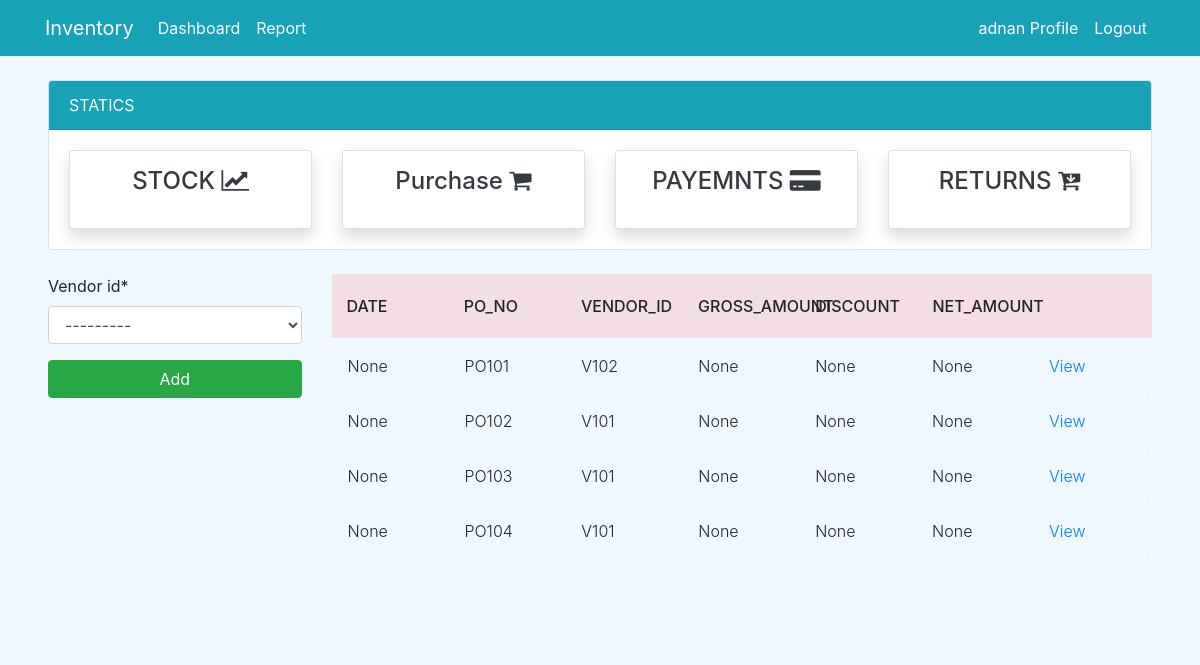
Before: /purchase/ (signed in) with the older database file.
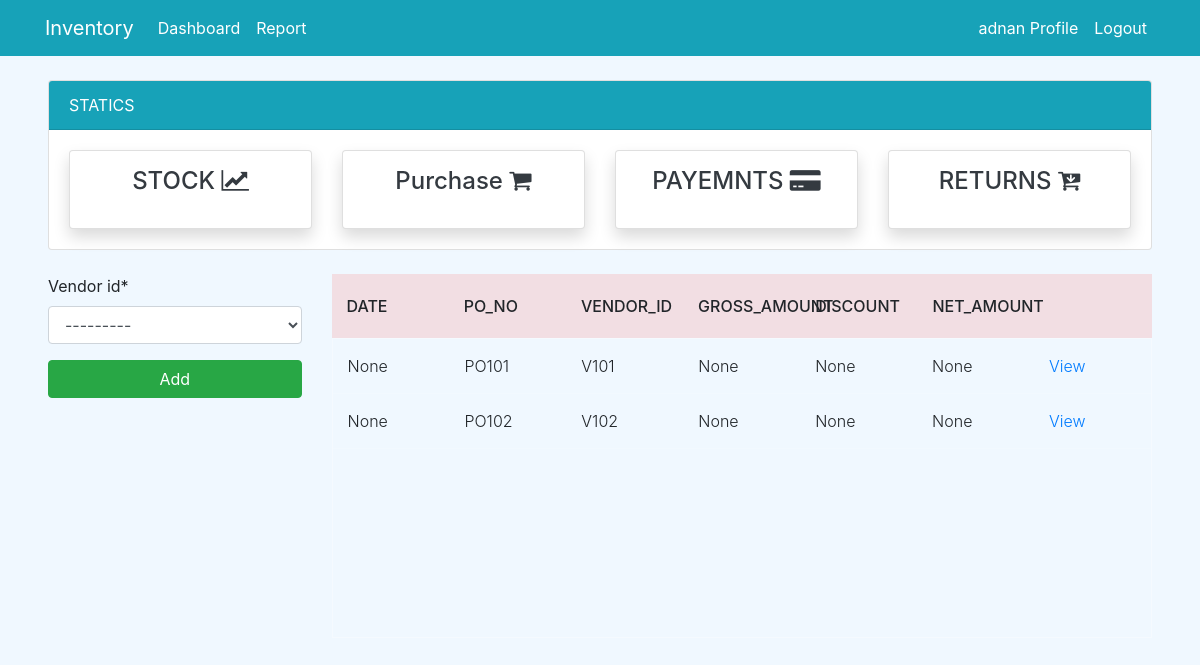
After: the same page with the newer database file.
### dashboard/models.py (models this page shows, shortened)
class PurchaseOrder(models.Model):
    date = models.DateField(null=True)
    po_no = models.IntegerField(null=True)
    po_number = models.CharField(max_length=100, null=True, unique=True)
    vendor_id = models.ForeignKey(Vendor, on_delete=models.CASCADE,null=True)
    gross_amount = models.IntegerField(null=True)
    discount = models.IntegerField(null=True)
    net_amount = models.IntegerField(null=True)

class Vendor(models.Model):
    vendor_no = models.IntegerField(null=True)
    vendor_id = models.CharField(max_length=100, null=True, unique=True)
    vendor_name = models.CharField(max_length=100, null=True)
    vendor_address = models.CharField(max_length=200, null=True)
    vendor_mobile = models.CharField(max_length=15,null=True)
    def __str__(self):
            return self.vendor_id

### dashboard/views.py (the view)
# urls.py: path('purchase/',views.purchase,name='purchase'),
@login_required
def purchase(request):
    vendors = Vendor.objects.all()
    purchase_orders = PurchaseOrder.objects.all()
    po_n = 101 if PurchaseOrder.objects.count() == 0 else PurchaseOrder.objects.aggregate(max=Max('po_no'))["max"] + 1
    if request.method == 'POST':
        form = PurchaseOrderForm(request.POST)
        ven = request.POST.get('vendor_id')
        ven1 = vendors.get(id=ven)
        if form.is_valid():
            PurchaseOrder(po_no=po_n,po_number=(f'{"PO"}{po_n}'),vendor_id=ven1).save()
            po = (f'{"PO"}{po_n}')
            ven2 = purchase_orders.values('po_number').filter(po_number=po)[0]['po_number']
            return redirect("purchase_add" ,ven2)
    else:
        form = PurchaseOrderForm
    context = {
        'purchase_orders' : purchase_orders,
        'form' : form,
    }
    return render(request, 'purchase/purchase_orders.html',context)

### templates/purchase/purchase_orders.html (shortened to what this page needs)
{% extends 'partial/base.html' %}
{% load crispy_forms_tags %}
{% block content %}
{% if user.is_authenticated and user.is_superuser %}
{% else %}
{% include 'partial/topnav_staff.html'%}
<div class="mx-5">
    <div class="row my-4">
        <div class="col-md-3">
            <form method = "POST">
                {{form|crispy}}
                <input class="btn btn-success btn-block" data-backdrop="static" type="submit" value="Add">
            </form>
        </div>
        <div class="col-md-9">
            <div class="tbl-header">
                <table cellpadding="0" cellspacing="0" border="0">
                  <thead>
                    <tr>
                      <th scope="col">Date</th>
                      <th scope="col">PO_NO</th>
                      <th scope="col">Vendor_id</th>
                      <th scope="col">Gross_amount</th>
                      <th scope="col">Discount</th>
                      <th scope="col">Net_Amount</th>
                      <th scope="col"></th>
                    </tr>
                  </thead>
                </table>
              </div>
              <div class="tbl-content">
                <table cellpadding="0" cellspacing="0" border="0">
                  <tbody>
                    {% for purchase_order in purchase_orders %}
                      <tr>
                        <td>{{ purchase_order.date }}</td>
                        <td>{{ purchase_order.po_number }}</td>
                        <td>{{ purchase_order.vendor_id }}</td>
                        <td>{{ purchase_order.gross_amount }}</td>
                        <td>{{ purchase_order.discount }}</td>
                        <td>{{ purchase_order.net_amount }}</td>
                        <td><a href="{% url 'purchase_view' purchase_order.id %}">View</a></td>
                      </tr>
                    {% endfor %}
                  </tbody>
                </table>
              </div>
        </div>
    </div>
</div
{% endif %}
{% endblock %}

Changed rows visible on the page:
removed PurchaseOrder: date "None", po_number "PO101", vendor_id "V102", gross_amount "None", discount "None", net_amount "None"
removed PurchaseOrder: date "None", po_number "PO102", vendor_id "V101", gross_amount "None", discount "None", net_amount "None"
removed PurchaseOrder: date "None", po_number "PO103", vendor_id "V101", gross_amount "None", discount "None", net_amount "None"
removed PurchaseOrder: date "None", po_number "PO104", vendor_id "V101", gross_amount "None", discount "None", net_amount "None"
added PurchaseOrder: date "None", po_number "PO101", vendor_id "V101", gross_amount "None", discount "None", net_amount "None"
added PurchaseOrder: date "None", po_number "PO102", vendor_id "V102", gross_amount "None", discount "None", net_amount "None"
